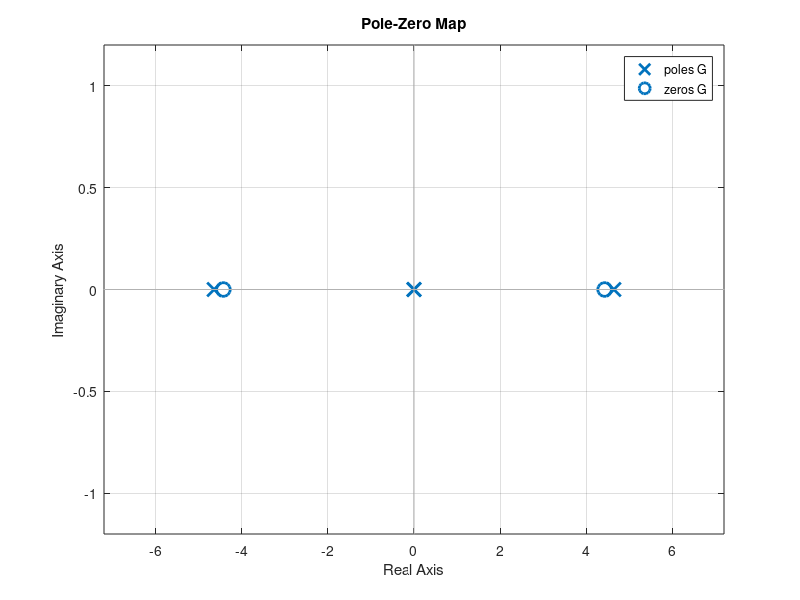

Source code (MATLAB): (Note: this script raises an error after producing the figure.)
clear
clc

M = 1;
m = 0.1;
l = 0.5;
g = 9.8;

%%
% 1.线性模型建立
A = [0,1,0,0;0,0,-m*g/M,0;0,0,0,1;0,0,(M+m)*g/(M*l),0];
b = [0;1/M;0;-1/(M*l)];
c = [1,0,0,0];
d = 0;
%%%%%%%%%%%%%%%%%%%%%%%%%%%%%%%%%%%%%%%%%%%%%%%%%
%%% 实验指导书P13 给出对应的传递函数模型
[num,den] = ss2tf(A,b,c,d);
G = tf(num,den);
%%%%%%%%%%%%%%%%%%%%%%%%%%%%%%%%%%%%%%%%%%%%%%%%%

%%
% 2.分析
%%%%%%%%%%%%%%%%%%%%%%%%%%%%%%%%%%%%%%%%%%%%%%%%%
%%% 实验指导书P16 基于传递函数模型分析稳定性，基于传递函数模型分析性能
% 2.1绘制G零极点图
figure(1)
pzmap(G)

% 2.2 绘制G伯德图,并输出性能，计算幅值裕度、相角裕度、截止频率
figure(2)
bode(num,den)
[Gm,Pm,Wcp,wcgain] = margin(G)

% 2.3绘制GNyquist曲线
figure(3)
nyquist(G)
%%%%%%%%%%%%%%%%%%%%%%%%%%%%%%%%%%%%%%%%%%%%%%%%%

%%%%%%%%%%%%%%%%%%%%%%%%%%%%%%%%%%%%%%%%%%%%%%%%%
%%% 实验指导书P16 基于状态空间模型分析状态稳定性，写了多种方法，只展示了一种其余注释
% 2.4李氏方法
% 2.4.1判断特征根
Lambda = eig(A);
judge = real(Lambda)<0;
if(all(judge(:)==1))
    disp("系统稳定")
else
    disp("系统不稳定")
end

% 2.4.2 直接法：正能量是否衰减?
% P = eye(size(A,1));
% Q = -P*A-A'*P;
% Lambda1 = eig(Q)
% judge1 = real(Lambda1)>0
% if(all(judge1(:)==1))
%     disp("系统稳定")
% else
%     disp("系统不稳定")
% end

% 2.4.3 指定Q反求P
%注意A要转置，不转置也可以，求特征值或者顺序主子式效果一样
% A = A';
% Q = eye(size(A,1));
% P = lyap(A,Q);
% Lambda2 = eig(Q);
% judge2 = real(Lambda2)>0
% if(all(judge2(:)==1))
%     disp("系统稳定")
% else
%     disp("系统不稳定")
% end

% 2.4.4 YALMIP toolbox, LMI:线性矩阵不等式
% P = sdpvar(size(A,1),size(A,1),'symmetric');%建立矩阵
% Fcond = [P>0,A'*P+P*A<0];%待求解LMI
% 
% ops = sdpsettings('verbose',0,'solver','sedumi');
% diagnostics = solvesdp(Fcond,[],ops);
% [m,p] = checkset(Fcond);
% tmin = min(m);
% %残差为正代表解可行即存在P
% if tmin>0
%     disp('系统稳定')
% else
%     disp('系统不稳定')
% end
%%%%%%%%%%%%%%%%%%%%%%%%%%%%%%%%%%%%%%%%%%%%%%%%%

%%%%%%%%%%%%%%%%%%%%%%%%%%%%%%%%%%%%%%%%%%%%%%%%%
%%% 实验指导书P16 绘制开环系统响应曲线
% 2.5单位阶跃响应
sys = ss(A, b, c, d);
t=0: 0.01: 5;
[y, t, x] = step(sys, t);
figure(4)
subplot(2, 2, 1);
plot(t, x(:,1)); grid
xlabel('t(s)'); ylabel('x_1');
subplot(2, 2, 2);
plot(t, x(:, 2)); grid
xlabel('t(s)'); ylabel('x_2');
subplot(2, 2, 3);
plot(t, x(:, 3)); grid
xlabel('t(s)'); ylabel('x_3');
subplot(2, 2, 4);
plot(t, x(:, 4)); grid
xlabel('t(s)'); ylabel('x_4');
%%%%%%%%%%%%%%%%%%%%%%%%%%%%%%%%%%%%%%%%%%%%%%%%%

%%%%%%%%%%%%%%%%%%%%%%%%%%%%%%%%%%%%%%%%%%%%%%%%%
%%% 实验指导书P17 分析系统的能控性能观性，采用秩判据和约旦标准型判定
% 2.6 能控能观判断
% 2.6.1秩判据
Qc = ctrb(A, b);
Qo = obsv(A, c);
rc = rank(Qc);
ro = rank(Qo);
L = size(A);
if rc == L
    str = '系统能控'
else
    str = '系统不能控'
end
if ro == L
    str = '系统能观'
else 
    str = '系统不能观'
end

% 2.6.2约旦标准型判断
[V,J] = jordan(A);
T = inv(V);
[An,Bn,Cn,Dn] = ss2ss(A,b,c,d,T);
%%%%%%%%%%%%%%%%%%%%%%%%%%%%%%%%%%%%%%%%%%%%%%%%%


%%
% 3 设计
%%%%%%%%%%%%%%%%%%%%%%%%%%%%%%%%%%%%%%%%%%%%%%%%%
%%% 实验指导书P19 设计状态反馈控制器
% 3.1 设计状态反馈控制器
disp('原系统特征根如下：')
eig(A)
P1 = [-1 -3 -4 -5];
K = place(A,b,P1);
ABK=A-b*K;
%%配置检验
disp('经过状态反馈后，系统特征根如下：')
eig(A-b*K)
%%%%%%%%%%%%%%%%%%%%%%%%%%%%%%%%%%%%%%%%%%%%%%%%%

%%%%%%%%%%%%%%%%%%%%%%%%%%%%%%%%%%%%%%%%%%%%%%%%%
%%% 实验指导书P20 设计状态观测器的状态反馈
% 3.2 设计状态跟随器
P2 = [-5 -5 -5 -5];
a1 = A';
b1 = c';
K2 = acker(a1,b1,P2) ;
G = K2';
AGC = A-G*c;
disp('经过状态观测器反馈后，系统特征根如下：')
eig(A-G*c)
%%%%%%%%%%%%%%%%%%%%%%%%%%%%%%%%%%%%%%%%%%%%%%%%%

% 3.3 设计位移跟随
%%%%%%%%%%%%%%%%%%%%%%%%%%%%%%%%%%%%%%%%%%%%%%%%%
%%% 实验指导书P21 引入单位增益比例输出反馈的状态反馈
% 3.3.1 单位增益输出反馈
%系统镇定设计但是存在稳态误差，可以直接拿之前状态反馈矩阵减去c即可
KH = K-c;
%%%%%%%%%%%%%%%%%%%%%%%%%%%%%%%%%%%%%%%%%%%%%%%%%

%%%%%%%%%%%%%%%%%%%%%%%%%%%%%%%%%%%%%%%%%%%%%%%%%
%%% 实验指导书P22 引入积分校正，给定超调量和过渡时间
% 3.3.2 积分项输出反馈
% %配置主导极点
%设置超调量为10%
syms k wn
k = solve(exp(-pi*k/sqrt(1-k*k))==0.10, k);
k = double(k)
%设置调节时间为3s
wn = solve(3/(max(k)*wn)==3, wn);
wn = double(wn)
%G=tf([wn*wn],[1 2*max(k)*wn wn*wn]);
[z, p, k]=tf2zp([1], [1/(wn*wn), 2*max(k)/wn, 1]);
sys1 = zpk(z, p, k);
disp('主导极点：')
p%主导极点
% 带积分项
p = [-1.0000-1.3644i -1.0000+1.3644i  -6  -6 -6];
AH = zeros(5,5);
AH(1:4,1:4) = A;
AH(5,1:4) = -c;
BH = zeros(5,1);
BH(1:4,1) = b;
K3 = acker(AH,BH,p);
ABK2=AH-BH*K3;
%%配置检验
disp('经过状态反馈后，带积分项系统特征根如下：')
eig(ABK2)
KH1 = K3(1,1:4);
KH2 = -K3(1,5);
%%%%%%%%%%%%%%%%%%%%%%%%%%%%%%%%%%%%%%%%%%%%%%%%%

%%%%%%%%%%%%%%%%%%%%%%%%%%%%%%%%%%%%%%%%%%%%%%%%%
%%% 实验指导书P23 基于状态观测器添加积分矫正，K，G矩阵可以直接使用以上求得矩阵进行搭建
%%%%%%%%%%%%%%%%%%%%%%%%%%%%%%%%%%%%%%%%%%%%%%%%%s